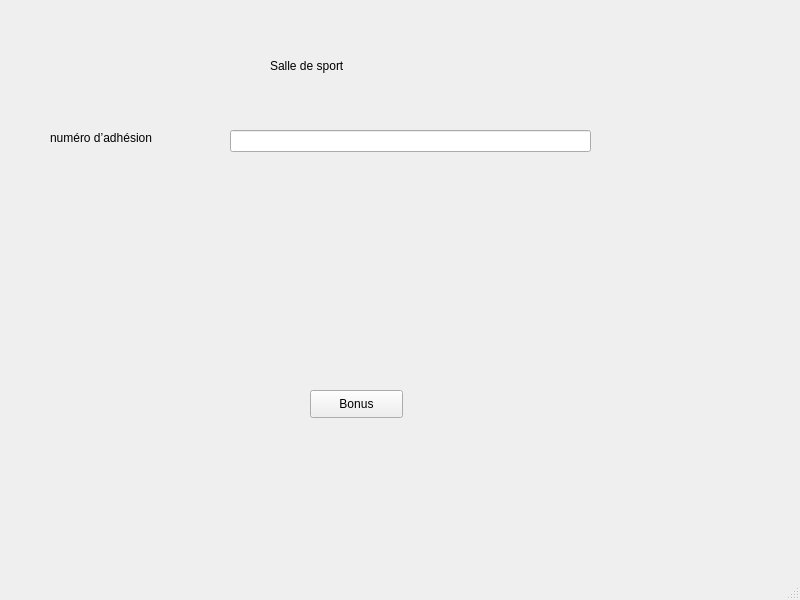
<?xml version="1.0" encoding="UTF-8"?>
<ui version="4.0">
 <class>MainWindow</class>
 <widget class="QMainWindow" name="MainWindow">
  <property name="geometry">
   <rect>
    <x>0</x>
    <y>0</y>
    <width>800</width>
    <height>600</height>
   </rect>
  </property>
  <property name="windowTitle">
   <string>MainWindow</string>
  </property>
  <widget class="QWidget" name="centralwidget">
   <widget class="QLabel" name="label">
    <property name="geometry">
     <rect>
      <x>270</x>
      <y>40</y>
      <width>341</width>
      <height>51</height>
     </rect>
    </property>
    <property name="text">
     <string>Salle de sport</string>
    </property>
   </widget>
   <widget class="QLabel" name="label_2">
    <property name="geometry">
     <rect>
      <x>50</x>
      <y>130</y>
      <width>151</width>
      <height>16</height>
     </rect>
    </property>
    <property name="text">
     <string>numéro d’adhésion</string>
    </property>
   </widget>
   <widget class="QLabel" name="b">
    <property name="geometry">
     <rect>
      <x>260</x>
      <y>270</y>
      <width>251</width>
      <height>71</height>
     </rect>
    </property>
    <property name="text">
     <string/>
    </property>
   </widget>
   <widget class="QPushButton" name="hb">
    <property name="geometry">
     <rect>
      <x>310</x>
      <y>390</y>
      <width>93</width>
      <height>28</height>
     </rect>
    </property>
    <property name="text">
     <string>Bonus</string>
    </property>
   </widget>
   <widget class="QLineEdit" name="a">
    <property name="geometry">
     <rect>
      <x>230</x>
      <y>130</y>
      <width>361</width>
      <height>22</height>
     </rect>
    </property>
   </widget>
  </widget>
  <widget class="QMenuBar" name="menubar">
   <property name="geometry">
    <rect>
     <x>0</x>
     <y>0</y>
     <width>800</width>
     <height>26</height>
    </rect>
   </property>
  </widget>
  <widget class="QStatusBar" name="statusbar"/>
 </widget>
 <resources/>
 <connections/>
</ui>
